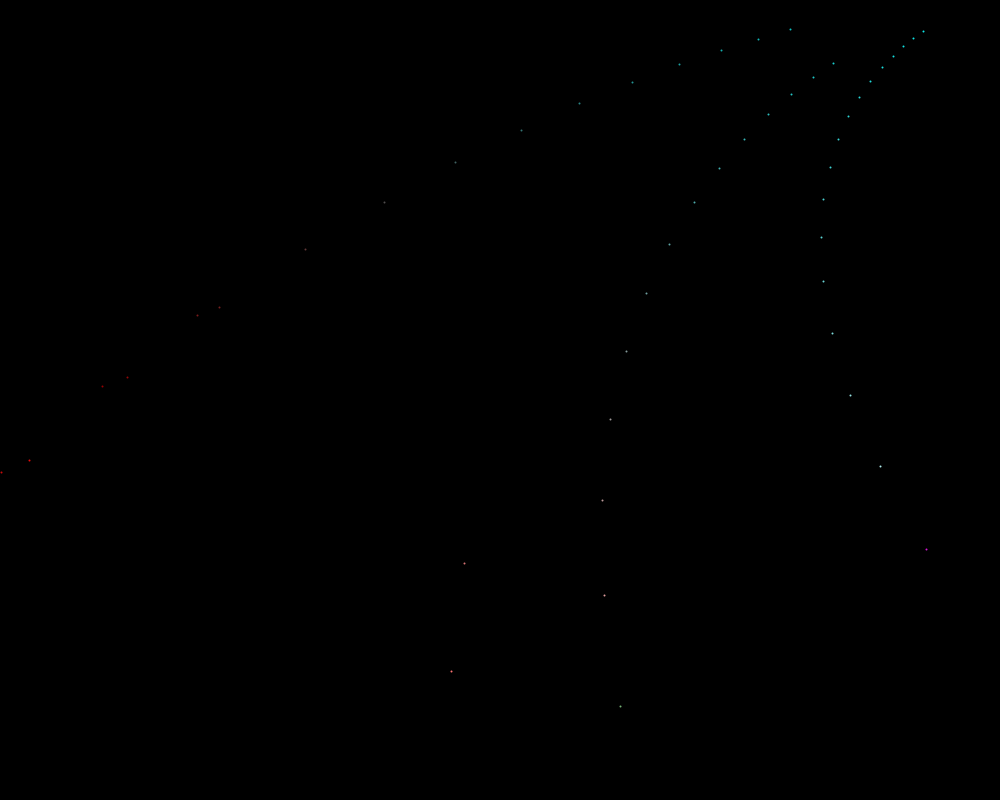
Frame 1 (no input)
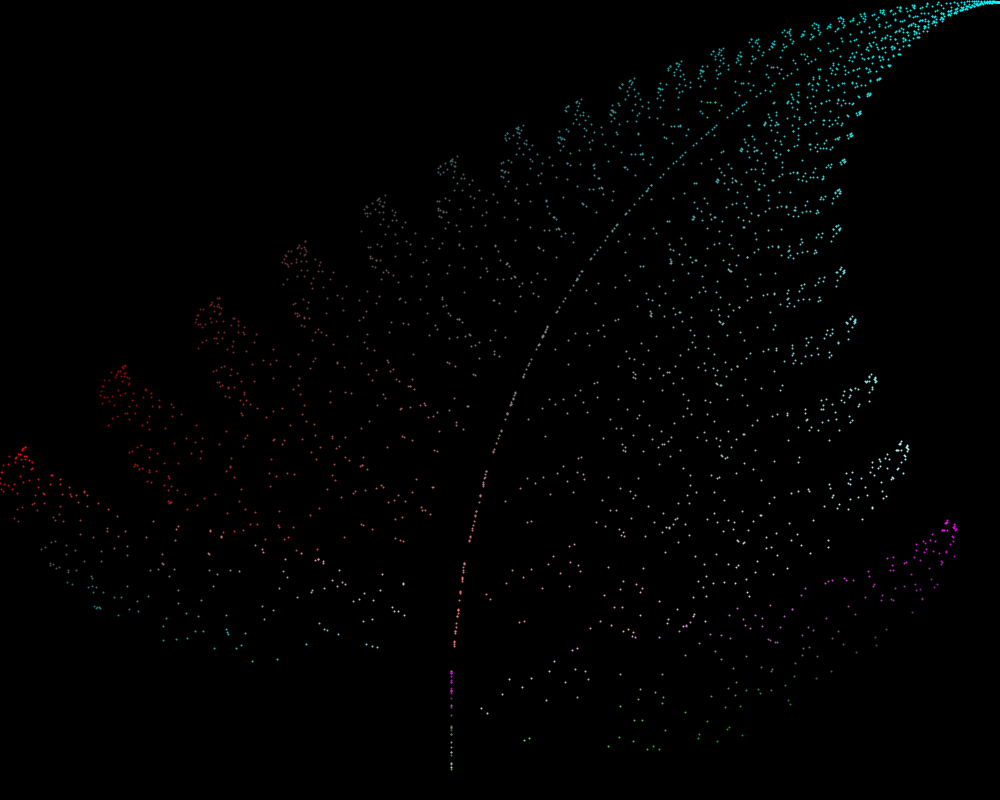
Frame 60 (the mouse pressed at the canvas centre just before this capture)
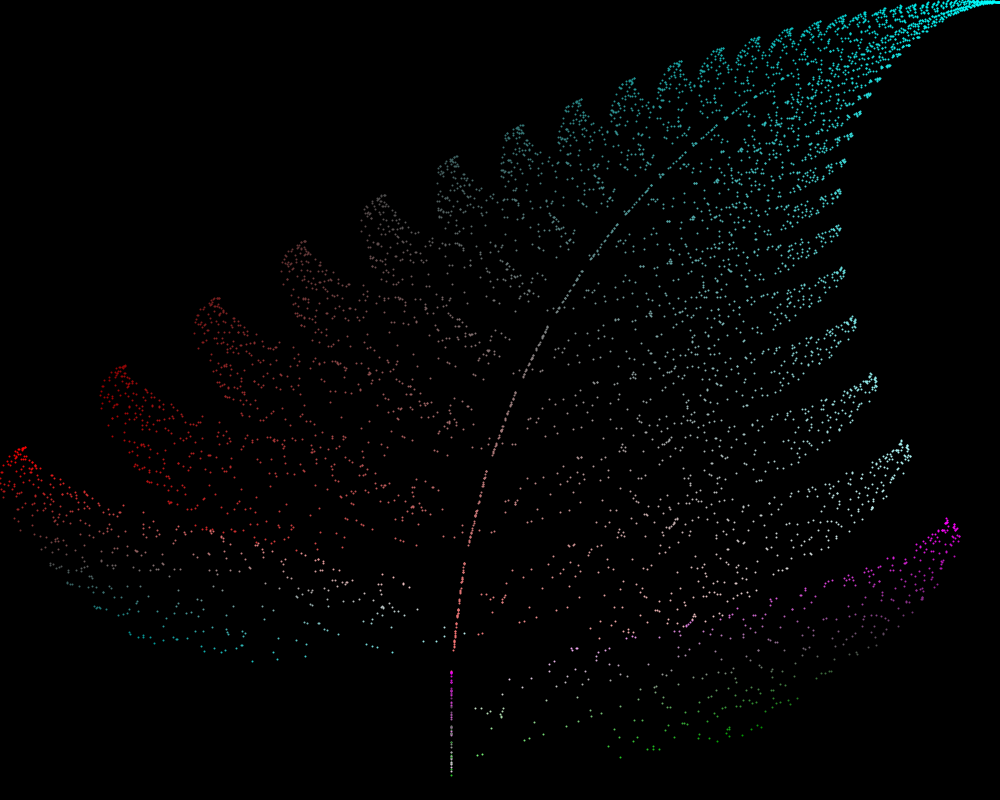
Frame 120 (the mouse held since frame 60 and released just before this capture)

The Processing sketch that drew these frames (run headless with seeded random() and noise(); from frame 60 on, the mouse is pressed at the canvas centre):

// Processing sketch: Fern
// ── Fern.pde

float x;
float y;
float px, py;
public class col {
  public float r;
  public float g;
  public float b;
};

col colo = new col();

void setup() {
  size(1000, 800);
  background(0);
}

void nextPoint() {
  float nextX;
  float nextY;
  
  float ra = random(1);
  
  if ( ra < 0.01) {
    colo.r = map(px, 0,  width, 0, 255);//255;
    colo.g = map(py, 0,  height, 0, 255);//random(255);
    colo.b = map(px, 0,  width, 0, 255);//random(100);
    nextX =  0;
    nextY =  0.16 * y;
  } else if ( ra < 0.86) {
    colo.r = map(py, 0,  height, 0, 255);//50;
    colo.g = map(px, 0,  width, 0, 255);//random(200);
    colo.b = map(px, 0,  width, 0, 255);//70;
    nextX =  0.85 * x + 0.04 * y;
    nextY = -0.04 * x + 0.85 * y + 1.6;
  } else if ( ra < 0.93) {
    colo.r = map(px, 0,  width, 0, 255);//100;
    colo.g = map(py, 0,  height, 0, 255);//random(255);
    colo.b = map(py, 0,  height, 0, 255);//10;
    nextX =  0.20 * x - 0.26 * y;
    nextY =  0.23 * x + 0.22 * y + 1.6;
  } else {
    colo.r = map(px, 0,  width, 0, 255);//random(255);
    colo.g = map(py, 0,  height, 0, 255);//random(255);
    colo.b = map(px, 0,  width, 0, 255);//random(255);
    nextX =  -0.15 * x + 0.28 * y;
    nextY =   0.26 * x + 0.24 * y + 0.44;
  }
  x = nextX;
  y = nextY;
}

void drawP() {
  stroke(colo.r, colo.g, colo.b);
  strokeWeight(2);
  px = map(x, -2.1820, 2.6558, 0, width);
  py = map(y,  0, 9.9983, height, 0);
  point(px, py);
  //noFill();
  //ellipse(px, py, 8, 4);
}

void draw() {
  for ( int i = 0; i < 50; i++) {
    drawP();
    nextPoint();
  }
}
